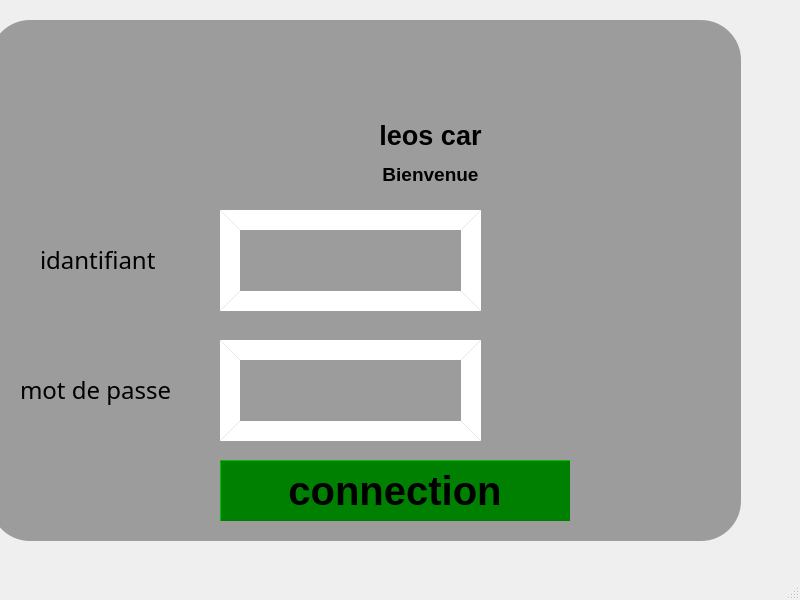
<?xml version="1.0" encoding="UTF-8"?>
<ui version="4.0">
 <class>login</class>
 <widget class="QMainWindow" name="login">
  <property name="geometry">
   <rect>
    <x>0</x>
    <y>0</y>
    <width>800</width>
    <height>600</height>
   </rect>
  </property>
  <property name="windowTitle">
   <string>MainWindow</string>
  </property>
  <widget class="QWidget" name="centralwidget">
   <widget class="QFrame" name="frame">
    <property name="geometry">
     <rect>
      <x>-10</x>
      <y>20</y>
      <width>751</width>
      <height>521</height>
     </rect>
    </property>
    <property name="styleSheet">
     <string notr="true">QFrame
{
	background-color: rgb(156, 156, 156);

  border-radius: 40px;

}</string>
    </property>
    <property name="frameShape">
     <enum>QFrame::StyledPanel</enum>
    </property>
    <property name="frameShadow">
     <enum>QFrame::Raised</enum>
    </property>
    <widget class="QLabel" name="label">
     <property name="geometry">
      <rect>
       <x>50</x>
       <y>220</y>
       <width>161</width>
       <height>41</height>
      </rect>
     </property>
     <property name="styleSheet">
      <string notr="true">*{
	
	font: 75 12pt &quot;MS Shell Dlg 2&quot;;
font-family:century gothic;
font-size:24px;
}</string>
     </property>
     <property name="text">
      <string>&lt;html&gt;&lt;head/&gt;&lt;body&gt;&lt;p&gt;&lt;span style=&quot; font-size:18pt;&quot;&gt;idantifiant&lt;/span&gt;&lt;/p&gt;&lt;/body&gt;&lt;/html&gt;</string>
     </property>
    </widget>
    <widget class="QLabel" name="label_2">
     <property name="geometry">
      <rect>
       <x>30</x>
       <y>350</y>
       <width>171</width>
       <height>41</height>
      </rect>
     </property>
     <property name="styleSheet">
      <string notr="true">*{
	
	font: 75 12pt &quot;MS Shell Dlg 2&quot;;
font-family:century gothic;
font-size:24px;
}</string>
     </property>
     <property name="text">
      <string>&lt;html&gt;&lt;head/&gt;&lt;body&gt;&lt;p&gt;&lt;span style=&quot; font-size:18pt;&quot;&gt;mot de passe &lt;/span&gt;&lt;/p&gt;&lt;/body&gt;&lt;/html&gt;</string>
     </property>
    </widget>
    <widget class="QLineEdit" name="usename">
     <property name="geometry">
      <rect>
       <x>230</x>
       <y>190</y>
       <width>261</width>
       <height>101</height>
      </rect>
     </property>
     <property name="styleSheet">
      <string notr="true">QLineEdit  {
	color: rgb(255, 255, 255);
	
     background-color:rgb(156, 156, 156);
     border-style: outset;
     border-width: 20px;
    border-radius: 60px;
     border-color: #ffffff;
     font: bold 14px;
     min-width: 7em;
     padding: 6px;
}</string>
     </property>
    </widget>
    <widget class="QLineEdit" name="password">
     <property name="geometry">
      <rect>
       <x>230</x>
       <y>320</y>
       <width>261</width>
       <height>101</height>
      </rect>
     </property>
     <property name="styleSheet">
      <string notr="true">QLineEdit  {
	color: rgb(255, 255, 255);
	
     background-color:rgb(156, 156, 156);
     border-style: outset;
     border-width: 20px;
    border-radius: 60px;
     border-color: #ffffff;
     font: bold 14px;
     min-width: 7em;
     padding: 6px;
}</string>
     </property>
     <property name="echoMode">
      <enum>QLineEdit::Password</enum>
     </property>
    </widget>
    <widget class="QPushButton" name="pushButton">
     <property name="geometry">
      <rect>
       <x>230</x>
       <y>440</y>
       <width>350</width>
       <height>61</height>
      </rect>
     </property>
     <property name="styleSheet">
      <string notr="true">QPushButton {
	font: 11pt ;
     background-color:#008000;
     border-style: outset;
     border-width: 1px;
    border-radius: 100px;
     border-color: #008000;
     font: bold 40px;
     min-width: 7em;
     padding: 6px;
}</string>
     </property>
     <property name="text">
      <string>connection</string>
     </property>
    </widget>
    <widget class="QWidget" name="widget" native="true">
     <property name="geometry">
      <rect>
       <x>340</x>
       <y>10</y>
       <width>191</width>
       <height>81</height>
      </rect>
     </property>
     <property name="styleSheet">
      <string notr="true">image: url(:/pro/z/125489252_1022359864930923_5907136318288721998_n.png);</string>
     </property>
    </widget>
    <widget class="QLabel" name="label_3">
     <property name="geometry">
      <rect>
       <x>340</x>
       <y>100</y>
       <width>201</width>
       <height>31</height>
      </rect>
     </property>
     <property name="text">
      <string>&lt;html&gt;&lt;head/&gt;&lt;body&gt;&lt;p align=&quot;center&quot;&gt;&lt;span style=&quot; font-size:20pt; font-weight:600;&quot;&gt;leos car&lt;/span&gt;&lt;/p&gt;&lt;/body&gt;&lt;/html&gt;</string>
     </property>
    </widget>
    <widget class="QLabel" name="label_4">
     <property name="geometry">
      <rect>
       <x>370</x>
       <y>139</y>
       <width>141</width>
       <height>31</height>
      </rect>
     </property>
     <property name="text">
      <string>&lt;html&gt;&lt;head/&gt;&lt;body&gt;&lt;p align=&quot;center&quot;&gt;&lt;span style=&quot; font-size:14pt; font-weight:600;&quot;&gt;Bienvenue&lt;/span&gt;&lt;/p&gt;&lt;/body&gt;&lt;/html&gt;</string>
     </property>
    </widget>
   </widget>
  </widget>
  <widget class="QMenuBar" name="menubar">
   <property name="geometry">
    <rect>
     <x>0</x>
     <y>0</y>
     <width>800</width>
     <height>21</height>
    </rect>
   </property>
  </widget>
  <widget class="QStatusBar" name="statusbar"/>
 </widget>
 <resources/>
 <connections/>
</ui>
